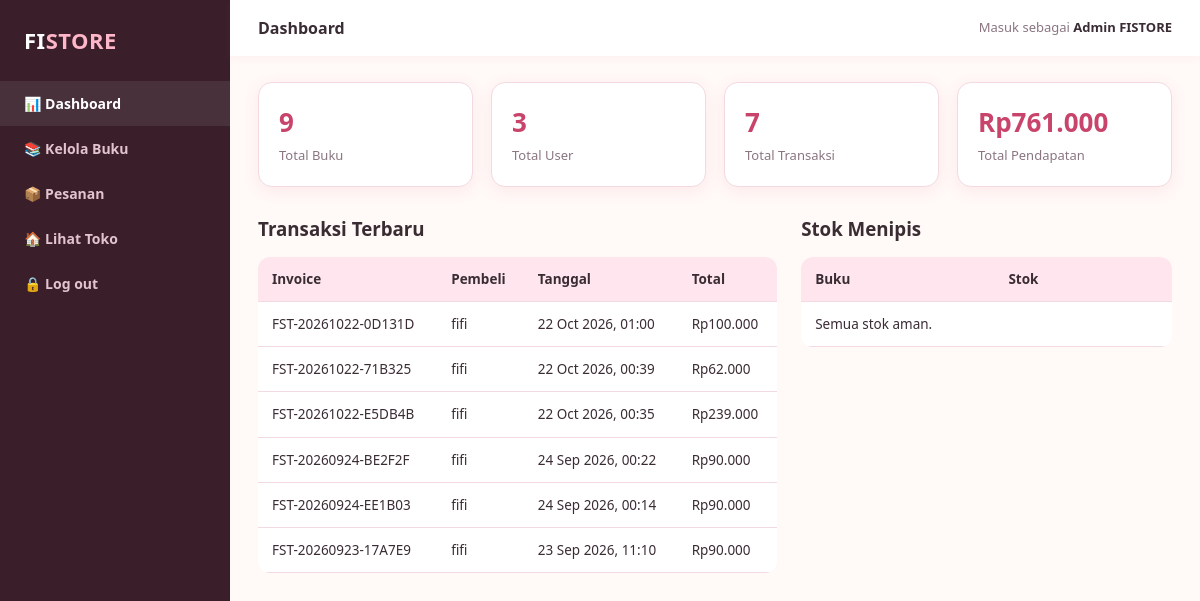
Page /admin/dashboard.php (signed in) on the committed database.
### tables this page shows
CREATE TABLE `orders` (
  `id` int(11) NOT NULL,
  `invoice_code` varchar(30) NOT NULL,
  `user_id` int(11) NOT NULL,
  `total_amount` int(11) NOT NULL,
  `payment_method` varchar(50) DEFAULT 'Transfer Bank',
  `buyer_name` varchar(100) DEFAULT NULL,
  `buyer_address` text DEFAULT NULL,
  `status` varchar(30) DEFAULT 'Selesai',
  `payment_status` varchar(30) DEFAULT NULL,
  `payment_sender` varchar(100) DEFAULT NULL,
  `payment_proof` varchar(255) DEFAULT NULL,
  `payment_proof_at` timestamp NULL DEFAULT NULL,
  `payment_note` varchar(255) DEFAULT NULL,
  `created_at` timestamp NOT NULL DEFAULT current_timestamp()
);

CREATE TABLE `users` (
  `id` int(11) NOT NULL,
  `name` varchar(100) NOT NULL,
  `email` varchar(150) NOT NULL,
  `password` varchar(255) NOT NULL,
  `role` enum('admin','user') NOT NULL DEFAULT 'user',
  `created_at` timestamp NOT NULL DEFAULT current_timestamp()
);

### includes/functions.php (called while the page is built, shortened)
<?php
function formatRupiah($num) {
    return 'Rp' . number_format((float)$num, 0, ',', '.');
}
function e($str) {
    return htmlspecialchars($str ?? '', ENT_QUOTES, 'UTF-8');
}

### admin/dashboard.php (the view, shortened to what this page needs)
<?php
require_once '../config.php';
require_once '../includes/functions.php';
$totalBooks = $pdo->query("SELECT COUNT(*) FROM books")->fetchColumn();
$totalUsers = $pdo->query("SELECT COUNT(*) FROM users WHERE role = 'user'")->fetchColumn();
$totalOrders = $pdo->query("SELECT COUNT(*) FROM orders")->fetchColumn();
$totalRevenue = $pdo->query("SELECT COALESCE(SUM(total_amount),0) FROM orders")->fetchColumn();
$lowStock = $pdo->query("SELECT * FROM books WHERE stock <= 5 ORDER BY stock ASC LIMIT 5")->fetchAll();
$recentOrders = $pdo->query("SELECT o.*, u.name as customer FROM orders o JOIN users u ON o.user_id = u.id ORDER BY o.created_at DESC LIMIT 6")->fetchAll();
require_once 'includes/admin_header.php';
?>
<div class="stat-cards">
  <div class="stat-card"><div class="num"><?= (int)$totalBooks ?></div><div class="label">Total Buku</div></div>
  <div class="stat-card"><div class="num"><?= (int)$totalUsers ?></div><div class="label">Total User</div></div>
  <div class="stat-card"><div class="num"><?= (int)$totalOrders ?></div><div class="label">Total Transaksi</div></div>
  <div class="stat-card"><div class="num"><?= formatRupiah($totalRevenue) ?></div><div class="label">Total Pendapatan</div></div>
</div>
<div style="display:grid;grid-template-columns:1.4fr 1fr;gap:24px;align-items:start;">
  <div>
    <h3 style="margin-bottom:14px;">Transaksi Terbaru</h3>
    <div style="overflow-x:auto;">
      <table class="data-table">
        <thead><tr><th>Invoice</th><th>Pembeli</th><th>Tanggal</th><th>Total</th></tr></thead>
        <tbody>
          <?php foreach ($recentOrders as $o): ?>
            <tr>
              <td><?= e($o['invoice_code']) ?></td>
              <td><?= e($o['customer']) ?></td>
              <td><?= date('d M Y, H:i', strtotime($o['created_at'])) ?></td>
              <td><?= formatRupiah($o['total_amount']) ?></td>
            </tr>
          <?php endforeach; ?>
        </tbody>
      </table>
    </div>
  </div>
  <div>
    <h3 style="margin-bottom:14px;">Stok Menipis</h3>
    <table class="data-table">
      <thead><tr><th>Buku</th><th>Stok</th></tr></thead>
      <tbody>
        <?php if (empty($lowStock)): ?>
          <tr><td colspan="2">Semua stok aman.</td></tr>
        <?php endif; ?>
      </tbody>
    </table>
  </div>
</div>
<?php require_once 'includes/admin_footer.php'; ?>

### assets/css/style.css (style rules this page uses)
:root { --pink-light: #ffe6ee; --pink: #ffb6c9; --pink-mid: #f993ae; --pink-dark: #e8617e; --pink-darker: #c8446b; --peach: #ffd9c2; --peach-dark: #ffb98a; --bg: #fff9f7; --card-bg: #ffffff; --text-dark: #3a2c33; --text-muted: #8a7680; --border-color: #f3d9e2; --footer-bg: #3a1f2b; --success: #4caf7d; --error: #e05a5a; --radius: 14px; --shadow: 0 4px 16px rgba(232, 97, 126, 0.10); }
* { box-sizing: border-box; margin: 0; padding: 0; }
body { font-family: 'Segoe UI', system-ui, -apple-system, Roboto, Arial, sans-serif; background: var(--bg); color: var(--text-dark); line-height: 1.5; }
table.data-table { width: 100%; border-collapse: collapse; background: #fff; border-radius: 12px; overflow: hidden; }
table.data-table th, table.data-table td { padding: 12px 14px; text-align: left; font-size: 13.5px; border-bottom: 1px solid var(--border-color); }
table.data-table th { background: var(--pink-light); color: var(--text-dark); font-weight: 700; }

### admin/includes/admin_header.php (style rules this page uses)
body { display: flex; min-height: 100vh; }
.stat-cards { display: grid; grid-template-columns: repeat(auto-fit, minmax(200px, 1fr)); gap: 18px; margin-bottom: 28px; }
.stat-card { background: #fff; border-radius: 14px; padding: 20px; box-shadow: var(--shadow); border: 1px solid var(--border-color); }
.stat-card .num { font-size: 26px; font-weight: 800; color: var(--pink-darker); }
.stat-card .label { font-size: 13px; color: var(--text-muted); margin-top: 4px; }

### rows in the picture
orders: invoice_code "FST-20261022-0D131D", user.name "fifi", created_at "22 Oct 2026, 01:00", total_amount "Rp100.000"
orders: invoice_code "FST-20261022-71B325", user.name "fifi", created_at "22 Oct 2026, 00:39", total_amount "Rp62.000"
orders: invoice_code "FST-20261022-E5DB4B", user.name "fifi", created_at "22 Oct 2026, 00:35", total_amount "Rp239.000"
orders: invoice_code "FST-20260924-BE2F2F", user.name "fifi", created_at "24 Sep 2026, 00:22", total_amount "Rp90.000"
orders: invoice_code "FST-20260924-EE1B03", user.name "fifi", created_at "24 Sep 2026, 00:14", total_amount "Rp90.000"
orders: invoice_code "FST-20260923-17A7E9", user.name "fifi", created_at "23 Sep 2026, 11:10", total_amount "Rp90.000"

### other values in the picture
$pageTitle "Dashboard"
$_SESSION['user_name'] "Admin FISTORE"
$totalBooks "9"
$totalUsers "3"
$totalOrders "7"
formatRupiah($totalRevenue) "Rp761.000"
